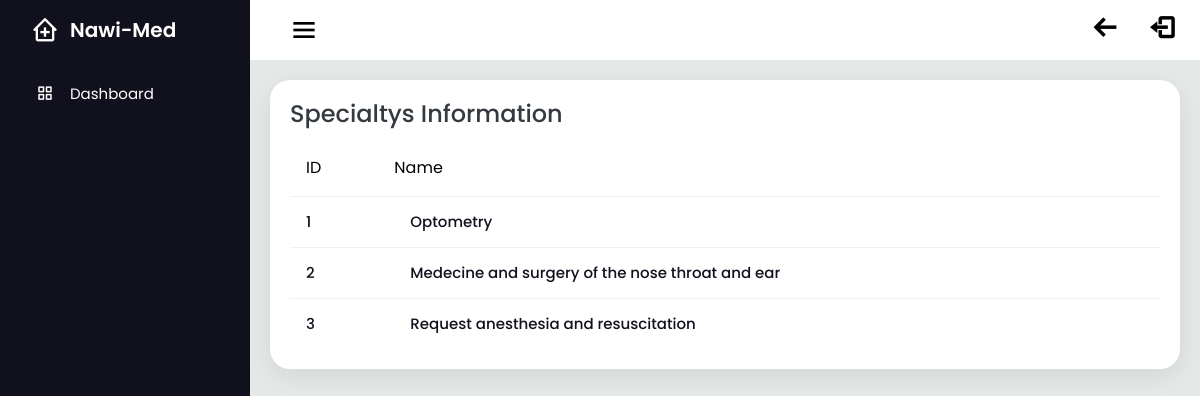
Page /dashboard/speciality.php (signed in) on the committed database.
### tables this page shows
CREATE TABLE `specialty` (
  `id` int(11) NOT NULL,
  `name` varchar(255) NOT NULL
);

### dashboard/speciality.php (the view, shortened to what this page needs)
<!DOCTYPE html>
<html lang="en">
<head>
    <link rel="stylesheet" href="main.css">
    <link href='https://unpkg.com/boxicons@2.1.1/css/boxicons.min.css' rel='stylesheet'>
</head>
<body>
<div class="sidebar" >
    <div class="logo_details">
        <i class='bx bx-clinic'></i>
        <div class="logo_name">
            Nawi-Med
        </div>
    </div>
    <ul>
    <li>
        <a href="dashboard.php" <?php if(basename($_SERVER['PHP_SELF']) == 'dashboard.php') echo 'class="active"'; ?>>
            <i class='bx bx-grid-alt'></i>
            <span class="links_name">Dashboard</span>
        </a>
    </li>
</ul>
</div>
<section class="home_section">
    <div class="topbar">
        <div class="toggle">
            <i class='bx bx-menu' id="btn"></i>
        </div>
        <div>
            <a style="text-decoration:none; color:black;" href="../main.php" class="number"> <i style="font-size:28px; font-weight:bold;" class='bx bx-arrow-back'></i></a>
            <a style="text-decoration:none; color:black;" href="../dist/logout.php" class="number"> <i style="margin-left:25px;font-size:28px; font-weight:bold;" class='bx bx-log-out'></i></a>
        </div>
    </div>
    <div  class="details" >
        <div class="recent_project">
            <div class="card_header">
                <h2>Specialtys Information</h2>
            </div>
            <table>
            <thead>
                <tr>
                    <td>ID</td>
                    <td>Name</td>
                </tr>
            </thead>
            <tbody>
                <?php
                $servername = "localhost";
                $username = "root";
                $password = "";
                $dbname = "clinic";
                $conn = new mysqli($servername, $username, $password, $dbname);
                $sql = "SELECT * FROM specialty";
                $result = $conn->query($sql);
                if ($result->num_rows > 0) {
                    $i = 1;
                    while ($row = $result->fetch_assoc()) {
                        ?>
                       <tr>
    <td><?php echo $i; ?></td>
    <td>
        <form action="speciality.php" method="post" class="update-form">
            <?php if (isset($_GET['edit']) && $_GET['edit'] == $row['id']) { ?>
                <input style="width:100%;" type="text" name="name" minlength="3" value="<?php echo $row['name']; ?>" required>
            <?php } else { ?>
                <?php echo $row['name']; ?>
            <?php } ?>
    </td>
</tr>
                        <?php
                        $i++;
                    }
                } else {
                    echo "<tr><td colspan='7'><p style='text-align:center;'>No specialty found</p></td></tr>";
                }
                ?>
                </tbody>
            </table>
        </div>
    </div>
</section>
</body>
</html>

### dashboard/main.css (style rules this page uses)
:root { --dark-blue: #11101D; --white-blue: #1D1D31; --white: #fff; --gray: #8390a2; }
* { margin: 0; padding: 0; box-sizing: border-box; font-family: 'Poppins', sans-serif; }
.sidebar { position: fixed; left: 0; top: 0; width: 250px; height: 100%; padding-left: 20px; background: var(--dark-blue); transition: all 0.5s ease; z-index: 99; }
.sidebar .logo_details { position: relative; height: 60px; display: flex; align-items: center; }
.sidebar li { position: relative; margin: 8px 0; list-style: none; }
.sidebar i { position: relative; height: 60px; min-width: 50px; font-size: 28px; line-height: 60px; text-align: center; color: var(--white); }
.sidebar .logo_details .logo_name { font-size: 20px; font-weight: 600; color: var(--white); transition: all 0.5s ease; }
.sidebar ul li a i { position: relative; height: 50px; font-size: 18px; line-height: 50px; }
.sidebar ul li a { width: 100%; height: 100%; display: flex; align-items: center; text-decoration: none; border-radius: 30px 0px 0px 30px; transition: all 0.5s ease; }
.sidebar ul li a .links_name { font-size: 15px; font-weight: 400; color: var(--white); transition: 0.4s; }
.home_section { position: relative; width: calc(100% - 250px); min-height: 100vh; left: 250px; top: 0; background: #E4E9E7; transition: all 0.5s ease; }
.home_section .topbar { position: relative; width: 100%; height: 60px; display: flex; justify-content: space-between; align-items: center; padding: 1rem 1.5rem; background: var(--white); }
.home_section .topbar .toggle { position: relative; width: 60px; height: 60px; display: flex; justify-content: center; align-items: center; font-size: 2em; cursor: pointer; }
.details { position: relative; width: 100%; padding: 20px; display: flex; }
.details .recent_project { width: 100%; position: relative; display: grid; padding: 20px; background: var(--white); border-radius: 20px; box-shadow: 0 7px 25px rgba(0, 0, 0, 0.08); overflow-y: auto; white-space: nowrap; }
.details table { width: 100%; margin-top: 10px; border-collapse: collapse; }
.details .card_header h2 { position: relative; font-weight: 500; line-height: 1.2; color: #343a40; }
.details .recent_project table tr { border-bottom: 1px solid #f0f0f0; }
.details .recent_project table tbody tr:last-child { border-bottom: none; }
.details .recent_project table tr td { padding: 1rem 1rem; }
.details .recent_project table tbody tr td { position: relative; font-size: .938rem; font-weight: 500; line-height: 1.2; color: var(--dark-blue); }
.details .recent_project table tbody tr td:nth-child(2) { padding-left: 2rem; }
.details .recent_project table tbody tr td:last-child { padding-left: 2rem; }

### rows in the picture
specialty: name "Optometry"
specialty: name "Medecine and surgery of the nose throat and ear"
specialty: name "Request anesthesia and resuscitation"
